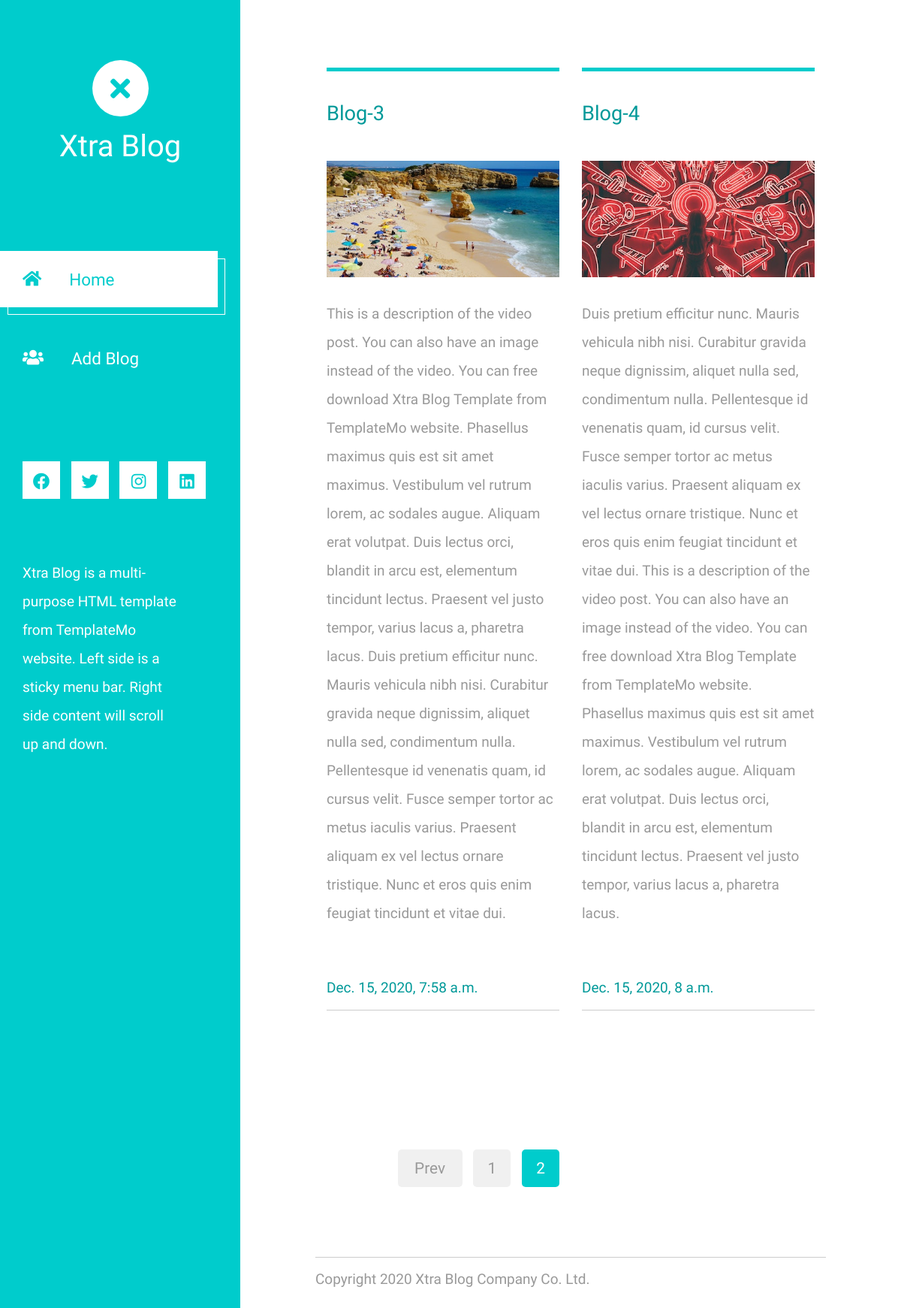
The app's page /?page=3, older data.
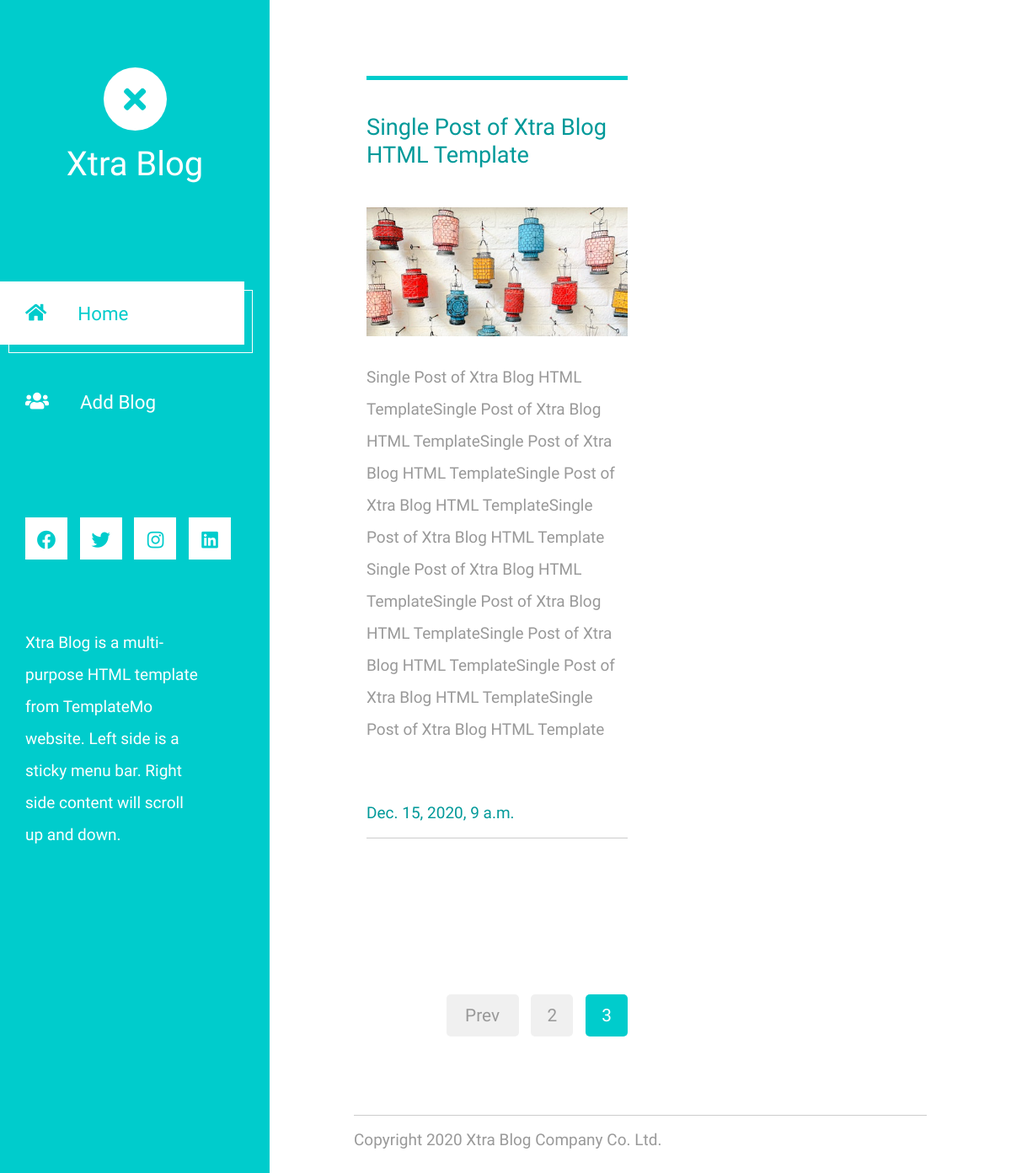
The same page, newer data.
### home/models.py (models this page shows, shortened)
class Blog(models.Model):
    title = models.CharField(max_length=60,default='')
    content = models.TextField(default='')
    time = models.DateTimeField(auto_now=True)
    image = models.ImageField(upload_to='blogs/', blank=True)

### home/views.py (the view)
# urls.py: 2. Add a URL to urlpatterns:  path('', views.home, name='home')
def home(request):
    blogs = models.Blog.objects.all()
    paginator = Paginator(blogs, 2)
    page = request.GET.get('page')
    blogs = paginator.get_page(page)
    args = {"blogs": blogs}
    return render(request, "home.html",args)

### home/templates/home.html (shortened to what this page needs)
{% load static %}
<!DOCTYPE html>
<html lang="en">
<head>
	<link rel="stylesheet" href="{% static 'home/fontawesome/css/all.min.css' %}">
    <link href="{% static 'home/css/bootstrap.min.css' %}" rel="stylesheet">
    <link href="{% static 'home/css/templatemo-xtra-blog.css' %}" rel="stylesheet">
</head>
<body>
	<header class="tm-header" id="tm-header">
        <div class="tm-header-wrapper">
            <div class="tm-site-header">
                <div class="mb-3 mx-auto tm-site-logo"><i class="fas fa-times fa-2x"></i></div>
                <h1 class="text-center">Xtra Blog</h1>
            </div>
            <nav class="tm-nav" id="tm-nav">
                <ul>
                    <li class="tm-nav-item active"><a href="/" class="tm-nav-link">
                        <i class="fas fa-home"></i>
                        Home
                    </a></li>
                    <li class="tm-nav-item"><a href="/add/" class="tm-nav-link">
                        <i class="fas fa-users"></i>
                        Add Blog
                    </a></li>
                </ul>
            </nav>
            <div class="tm-mb-65">
                <a rel="nofollow" href="https://fb.com/templatemo" class="tm-social-link">
                    <i class="fab fa-facebook tm-social-icon"></i>
                </a>
                <a href="https://twitter.com" class="tm-social-link">
                    <i class="fab fa-twitter tm-social-icon"></i>
                </a>
                <a href="https://instagram.com" class="tm-social-link">
                    <i class="fab fa-instagram tm-social-icon"></i>
                </a>
                <a href="https://linkedin.com" class="tm-social-link">
                    <i class="fab fa-linkedin tm-social-icon"></i>
                </a>
            </div>
            <p class="tm-mb-80 pr-5 text-white">
                Xtra Blog is a multi-purpose HTML template from TemplateMo website. Left side is a sticky menu bar. Right side content will scroll up and down.
            </p>
        </div>
    </header>
    <div class="container-fluid">
        <main class="tm-main">
            <div class="row tm-row">
                {% for blog in blogs %}
                <article class="col-12 col-md-6 tm-post">
                    <hr class="tm-hr-primary">
                        <a href="/blog/{{blog.id}}">
                            <h2 class="tm-pt-30 tm-color-primary tm-post-title">{{blog.title}}</h2></a>
                        <br>
                        <div class="tm-post-link-inner">
                            <img src="{{ MEDIA_URL }}{{ blog.image.url }}" alt="Image" class="img-fluid">
                        </div>
                    <p class="tm-pt-30">
                        {{blog.content}}
                    </p>
                    <div class="d-flex justify-content-between tm-pt-45">
                        <span class="tm-color-primary">{{blog.time}}</span>
                    </div>
                    <hr>
                </article>
                {% endfor %}
            </div>
            <div style="text-align: center;" class="row tm-row tm-mt-100 tm-mb-75">
                <div class="tm-paging-wrapper">
                    <nav class="tm-paging-nav d-inline-block">
                        <ul>
                            {% if blogs.has_previous %}
                            <li class="tm-paging-item">
                                <a href="?page={{blogs.number|add:'-1'}}" class="mb-2 tm-btn tm-paging-link tm-btn-primary ">Prev</a>
                            </li>
                            <li class="tm-paging-item">
                                <a href="?page={{blogs.number|add:'-1'}}" class="mb-2 tm-btn tm-paging-link">{{blogs.number|add:'-1'}}</a>
                            </li>
                            {% endif %}
                            <li class="tm-paging-item active">
                                <a href="?page={{blogs.number}}" class="mb-2 tm-btn tm-paging-link">{{blogs.number}}</a>
                            </li>
                        </ul>
                    </nav>
                </div>
            </div>
            <footer class="row tm-row">
                <hr class="col-12">
                <div class="tm-color-gray tm-copyright">
                    Copyright 2020 Xtra Blog Company Co. Ltd.
                </div>
            </footer>
        </main>
    </div>
</body>
</html>

### home/static/home/css/templatemo-xtra-blog.css (style rules this page uses)
html { overflow-x: hidden; }
body { margin: 0; padding: 0; font-family: 'Source Sans Pro', sans-serif; font-size: 19px; line-height: 2em; overflow-x: hidden; }
p, span { color: #999; }
hr { border-top-color: #CCC; margin-top: 10px; margin-bottom: 10px; }
.tm-header { background-color: #0CC; color: white; position: fixed; top: 0; left: 0; bottom: 0; z-index: 100; width: 400px; overflow-y: visible; }
.tm-header-wrapper { overflow-y: scroll; scrollbar-width: none; -ms-overflow-style: none; padding: 30px; width: 100%; height: 100%; }
.tm-site-header { margin-top: 50px; margin-bottom: 115px; }
.tm-site-logo { width: 75px; height: 75px; border-radius: 50%; background-color: white; display: flex; align-items: center; justify-content: center; }
.tm-site-logo i { color: #0CC; }
.tm-main { margin-left: 400px; padding: 80px 100px 25px; }
.tm-post { max-width: 470px; }
.tm-row { max-width: 980px; justify-content: space-between; }
.tm-nav { margin-bottom: 100px; }
.tm-nav-item { list-style: none; margin-bottom: 30px; }
.tm-nav-link { color: white; background-color: transparent; height: 75px; width: 100%; max-width: 300px; display: flex; align-items: center; font-size: 1.4rem; padding: 30px; }
.tm-nav-item:hover .tm-nav-link, .tm-nav-item.active .tm-nav-link { color: #0CC; background-color: white; text-decoration: none; }
.tm-nav ul { position: relative; }
.tm-nav-item:hover:after, .tm-nav-item.active:after { content: ''; width: 100%; max-width: 300px; height: 75px; display: block; border: 1px solid white; margin-left: 10px; margin-top: -65px; position: absolute; z-index: -1000; }
.tm-nav-link i { margin-right: 37px; }
ul { margin: 0; padding: 0; }
.tm-nav { margin-left: -30px; }
.tm-social-link { display: inline-block; background-color: white; font-size: 1.4rem; width: 50px; height: 50px; text-align: center; padding-top: 8px; margin-right: 15px; margin-bottom: 15px; }
.tm-social-icon { color: #0CC; transition: all 0.3s ease; }
.tm-post-link-inner { overflow: hidden; background: #3085a3; }
.tm-post { margin-bottom: 75px; }
.tm-post-title { font-size: 1.7rem; transition: all 0.3s ease; }
.tm-btn { display: inline-block; border-radius: 5px; font-size: 1.3rem; transition: all 0.3s ease; }
.tm-btn-primary { background-color: #0CC; color: white; padding: 8px 43px; border: none; }
.tm-paging-nav ul li { list-style: none; display: inline-block; margin-right: 10px; }
.tm-paging-nav ul li:last-child { margin-right: 0; }
.tm-paging-link { background-color: #F0F0F0; color: #999; width: 50px; height: 50px; display: flex; align-items: center; justify-content: center; }
.tm-paging-item .tm-paging-link:hover, .tm-paging-item.active .tm-paging-link { background-color: #0CC; color: white; }
.tm-paging-wrapper { display: flex; justify-content: flex-end; align-items: center; }
.tm-prev-next-wrapper, .tm-paging-wrapper { flex: 0 0 50%; max-width: 50%; padding-left: 15px; padding-right: 15px; }
.tm-copyright { text-align: right; }
hr.tm-hr-primary { border-top: 5px solid #0CC; }
.tm-pt-30 { padding-top: 30px; }
.tm-pt-45 { padding-top: 45px; }
.tm-mb-65 { margin-bottom: 65px; }
.tm-mb-75 { margin-bottom: 75px; }
.tm-mb-80 { margin-bottom: 80px; }
.tm-mt-100 { margin-top: 100px; }
.tm-color-primary, span.tm-color-primary { color: #099; }
a.tm-color-gray, .tm-color-gray { color: #999; }
@media (max-width: 1540px) { .tm-header { width: 320px; } }
@media (max-width: 1540px) { .tm-main { margin-left: 320px; width: calc(100% - 320px); } }
@media (max-width: 1288px) { .tm-social-link { margin-right: 10px; } }

Row changes from the older to the newer data that the page shows:
no longer on this page (row unchanged): Blog: title "Blog-3", image (picture), content "This is a description of the video post. You can also have an image instead of the video. You can free download Xtra Blog Template from TemplateMo website. Phasellus maximus quis est sit amet maximus. Vestibulum vel rutrum lorem, ac sodales augue. Aliquam erat volutpat. Duis lectus orci, blandit in arcu est, elementum tincidunt lectus. Praesent vel justo tempor, varius lacus a, pharetra lacus. Duis pretium efficitur nunc. Mauris vehicula nibh nisi. Curabitur gravida neque dignissim, aliquet nulla sed, condimentum nulla. Pellentesque id venenatis quam, id cursus velit. Fusce semper tortor ac metus iaculis varius. Praesent aliquam ex vel lectus ornare tristique. Nunc et eros quis enim feugiat…", time "Dec. 15, 2020, 7:58 a.m."
no longer on this page (row unchanged): Blog: title "Blog-4", image (picture), content "Duis pretium efficitur nunc. Mauris vehicula nibh nisi. Curabitur gravida neque dignissim, aliquet nulla sed, condimentum nulla. Pellentesque id venenatis quam, id cursus velit. Fusce semper tortor ac metus iaculis varius. Praesent aliquam ex vel lectus ornare tristique. Nunc et eros quis enim feugiat tincidunt et vitae dui. This is a description of the video post. You can also have an image instead of the video. You can free download Xtra Blog Template from TemplateMo website. Phasellus maximus quis est sit amet maximus. Vestibulum vel rutrum lorem, ac sodales augue. Aliquam erat volutpat. Duis lectus orci, blandit in arcu est, elementum tincidunt lectus. Praesent vel justo tempor, varius…", time "Dec. 15, 2020, 8 a.m."
added Blog: title "Single Post of Xtra Blog HTML Template", image (picture), content "Single Post of Xtra Blog HTML TemplateSingle Post of Xtra Blog HTML TemplateSingle Post of Xtra Blog HTML TemplateSingle Post of Xtra Blog HTML TemplateSingle Post of Xtra Blog HTML Template Single Post of Xtra Blog HTML TemplateSingle Post of Xtra Blog HTML TemplateSingle Post of Xtra Blog HTML TemplateSingle Post of Xtra Blog HTML TemplateSingle Post of Xtra Blog HTML Template", time "Dec. 15, 2020, 9 a.m."
Text that changed along with them:
{{ blogs.number|add:'-1' }}: "1" → "2"
{{ blogs.number }}: "2" → "3"
